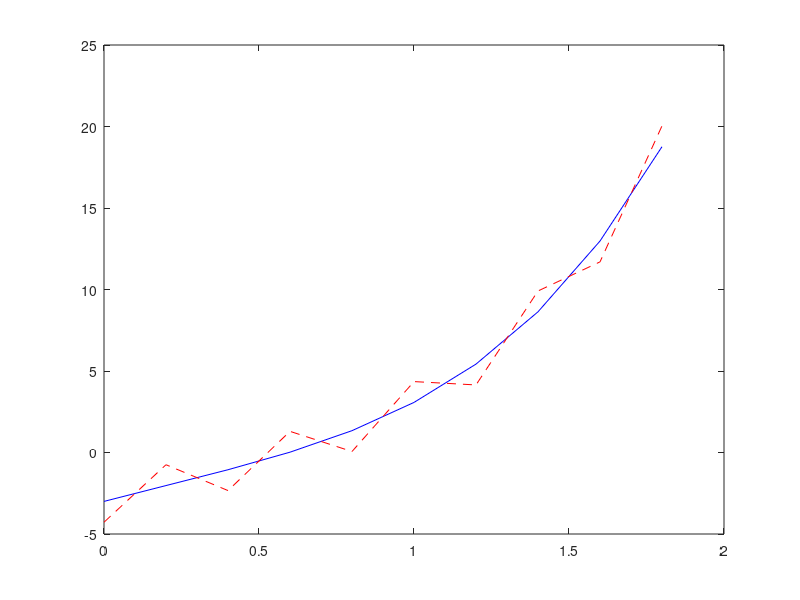

This chart was generated by the following MATLAB code:
m = 5;
x= [0:1:2*m-1]'/m; 
y = x.^4 + x.^3 - 2*x.^2 + 4*x + log(x+1) - 3*cos(x);
z = pi*(x-1);
n=5;
a = []; b = [];
for k=0:n
a = [a ; 1/m*sum(y.*cos(k*z))];
end
for k=1:n-1
b = [b; 1/m*sum(y.*sin(k*z))] ;
end
approx=a(1)/2 + cos(z*(1:n))*a(2:n+1) + sin(z*(1:n-1))*b(1:n-1);
% z*(1:n) is a matrix
[y approx]
E = sum((y-approx).^2)
plot(x,y,'b-',x,approx,'r--');